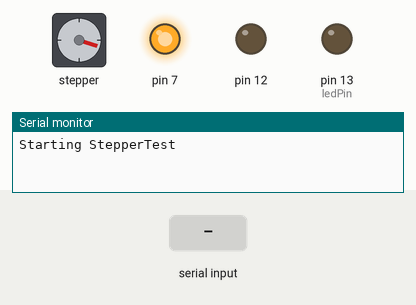
Simulated run of this sketch. Board: Arduino Uno, built with avr-gcc and run on an emulated ATmega328P. Parts: stepper motor, output pins drawn as LEDs (lit = HIGH), the last lines printed to the serial monitor. Wiring (inferred from the names in the program): stepper motor driver (200 steps per turn assumed): step pin 4; direction pin 2. Inputs (shaded band) come from the test bench. Pins used as bus, display or sensor lines are not drawn.

Above: at 4.6 s.
4.7 s: "90,45\n" received over Serial
At 5.6 s:
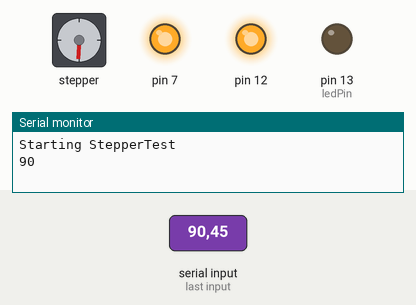
At 9.8 s:
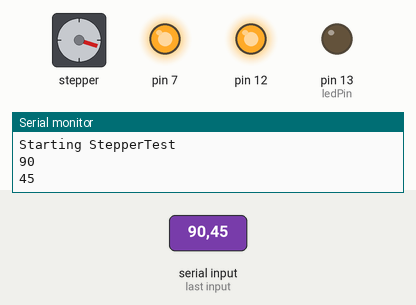
Timing chart, 0 to 13.0 s (numbered marks = the images above; inputs shaded):
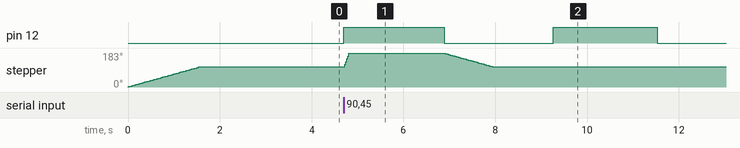

The sketch:

direction_control.ino
```cpp
// Motor identification
#define NUM_MOTORS 2

// Macros for setting motor direction
#define WIND HIGH
#define UNWIND LOW

typedef struct {
  byte dirpin, steppin;
  int steprange, stepsep;
  int wind_dir, unwind_dir;
} Motor;
Motor motors[NUM_MOTORS];

// int numberOfSteps = 100;
byte ledPin = LED_BUILTIN;
int pulseWidthMicros = 20;  // microseconds

//void step(Motor m, int steps) {
//  // Turn on the LED while stepping
//  digitalWrite(ledPin, HIGH);
//
//  if (steps < 0) {
//    steps = -steps;
//    digitalWrite(m.dirpin, m.unwind_dir);
//  } else {
//    digitalWrite(m.dirpin, m.wind_dir);
//  }
//
//  for(int n = 0; n < steps; n++) {
//    digitalWrite(m.steppin, HIGH);
//    delayMicroseconds(pulseWidthMicros);
//    digitalWrite(m.steppin, LOW);
//
//    delayMicroseconds(m.stepsep);
//  }
//
//  digitalWrite(ledPin, LOW);
//}

void stepBoth(int leftSteps, int rightSteps, bool slow) {
  if (leftSteps < 0) {
    leftSteps = -leftSteps;
    digitalWrite(motors[0].dirpin, motors[0].unwind_dir);
  } else {
    digitalWrite(motors[0].dirpin, motors[0].wind_dir);
  }

  if (rightSteps < 0) {
    rightSteps = -rightSteps;
    digitalWrite(motors[1].dirpin, motors[1].unwind_dir);
  } else {
    digitalWrite(motors[1].dirpin, motors[1].wind_dir);
  }

  int leftStepsep = !slow ? motors[0].stepsep / 100 : 200;
  int rightStepsep = !  slow ? motors[1].stepsep / 100 : 200;
  int leftTotal = leftSteps*leftStepsep;
  int rightTotal = rightSteps*rightStepsep;

  for(int n = 0; n < max(leftTotal, rightTotal); n++) {
    if (n % leftStepsep == 0 && n < leftTotal) {
      digitalWrite(motors[0].steppin, HIGH);
      delayMicroseconds(pulseWidthMicros);
      digitalWrite(motors[0].steppin, LOW);
    }
    if (n % rightStepsep == 0 && n < rightTotal) {
      digitalWrite(motors[1].steppin, HIGH);
      delayMicroseconds(pulseWidthMicros);
      digitalWrite(motors[1].steppin, LOW);
    }

    delayMicroseconds(100);
  }
}

void dodgeAngle(int angle) {
  digitalWrite(ledPin, HIGH);

  // rotate angle frame by 45 degrees
  angle += 45;
  if (angle >= 360) {
    angle -= 360;
  }

  double sintheta = -sin(angle * (PI / 180.0));
  double costheta = -cos(angle * (PI / 180.0));

  // calculate motor offsets
  double left = costheta * motors[0].steprange / 2;
  double right = sintheta * motors[1].steprange / 2;

  stepBoth(left, right, false);
//  step(motors[0], left);
//  step(motors[1], right);

  delay(2000);

  stepBoth(-left, -right, true);

  digitalWrite(ledPin, LOW);
//
//  step(motors[0], -left);
//  step(motors[1], -right);
}

void setup()
{
  motors[0].dirpin = 2;
  motors[0].steppin = 4;
  motors[0].wind_dir = WIND;
  motors[0].unwind_dir = UNWIND;
  motors[1].dirpin = 12;
  motors[1].steppin = 13;
  motors[1].wind_dir = UNWIND;
  motors[1].unwind_dir = WIND;

  // motor config
  motors[0].steprange = 120;
  motors[0].stepsep = 2000;
  motors[1].steprange = 260;
  motors[1].stepsep = 1500;

  Serial.begin(9600);
  Serial.println("Starting StepperTest");

  pinMode(ledPin, OUTPUT);
  for (int i = 0; i < NUM_MOTORS; ++i) {
    pinMode(motors[i].dirpin, OUTPUT);
    pinMode(motors[i].steppin, OUTPUT);
  }

  // B/c Anna says so
  pinMode(7, OUTPUT);
  digitalWrite(7, HIGH);

  // Centre pinata
  stepBoth(motors[0].steprange / 2, motors[1].steprange / 2, true);
//  step(motors[0], motors[0].steprange / 2);
//  step(motors[1], motors[1].steprange / 2);
}

void loop()
{
  while (Serial.available() > 0) {
    int angle = Serial.parseInt();
    Serial.println(angle);

    if (angle > 0 && angle < 360) {
      dodgeAngle(angle);
    }
  }
}
```

Measured:
- after the input at 4.7 s, pin 12: alternates HIGH for 2.2 s and LOW for 2.4 s, 4 changes in all, then stays LOW, starting at once; stepper: turns 75° clockwise in 0.11 s, then 75° counter-clockwise in 1.1 s
